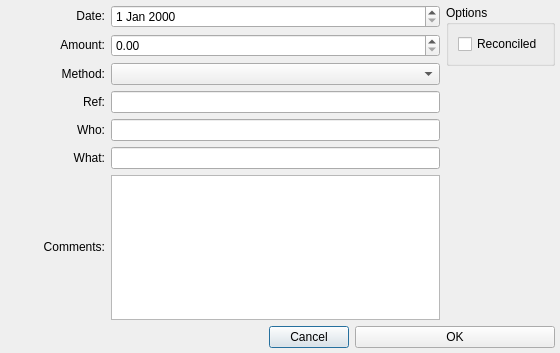
<?xml version="1.0" encoding="UTF-8"?>
<ui version="4.0">
 <class>FundsRecordEditDialog</class>
 <widget class="QDialog" name="FundsRecordEditDialog">
  <property name="geometry">
   <rect>
    <x>0</x>
    <y>0</y>
    <width>560</width>
    <height>353</height>
   </rect>
  </property>
  <property name="windowTitle">
   <string>Dialog</string>
  </property>
  <layout class="QVBoxLayout" name="verticalLayout">
   <property name="leftMargin">
    <number>5</number>
   </property>
   <property name="topMargin">
    <number>5</number>
   </property>
   <property name="rightMargin">
    <number>5</number>
   </property>
   <property name="bottomMargin">
    <number>5</number>
   </property>
   <item>
    <layout class="QHBoxLayout" name="horizontalLayout_11">
     <item>
      <layout class="QVBoxLayout" name="verticalLayout_4">
       <item>
        <layout class="QHBoxLayout" name="horizontalLayout_12">
         <item>
          <widget class="QLabel" name="label_8">
           <property name="sizePolicy">
            <sizepolicy hsizetype="Fixed" vsizetype="Fixed">
             <horstretch>0</horstretch>
             <verstretch>0</verstretch>
            </sizepolicy>
           </property>
           <property name="minimumSize">
            <size>
             <width>100</width>
             <height>0</height>
            </size>
           </property>
           <property name="maximumSize">
            <size>
             <width>100</width>
             <height>16777215</height>
            </size>
           </property>
           <property name="text">
            <string>Date:</string>
           </property>
           <property name="alignment">
            <set>Qt::AlignRight|Qt::AlignTrailing|Qt::AlignVCenter</set>
           </property>
          </widget>
         </item>
         <item>
          <widget class="QDateEdit" name="ctrlDate">
           <property name="sizePolicy">
            <sizepolicy hsizetype="Expanding" vsizetype="Fixed">
             <horstretch>0</horstretch>
             <verstretch>0</verstretch>
            </sizepolicy>
           </property>
          </widget>
         </item>
        </layout>
       </item>
       <item>
        <layout class="QHBoxLayout" name="horizontalLayout_14">
         <item>
          <widget class="QLabel" name="label_10">
           <property name="sizePolicy">
            <sizepolicy hsizetype="Fixed" vsizetype="Fixed">
             <horstretch>0</horstretch>
             <verstretch>0</verstretch>
            </sizepolicy>
           </property>
           <property name="minimumSize">
            <size>
             <width>100</width>
             <height>0</height>
            </size>
           </property>
           <property name="maximumSize">
            <size>
             <width>100</width>
             <height>16777215</height>
            </size>
           </property>
           <property name="text">
            <string>Amount:</string>
           </property>
           <property name="alignment">
            <set>Qt::AlignRight|Qt::AlignTrailing|Qt::AlignVCenter</set>
           </property>
          </widget>
         </item>
         <item>
          <widget class="QDoubleSpinBox" name="ctrlAmount">
           <property name="sizePolicy">
            <sizepolicy hsizetype="Expanding" vsizetype="Fixed">
             <horstretch>0</horstretch>
             <verstretch>0</verstretch>
            </sizepolicy>
           </property>
           <property name="maximum">
            <double>999999.989999999990687</double>
           </property>
          </widget>
         </item>
        </layout>
       </item>
       <item>
        <layout class="QHBoxLayout" name="horizontalLayout_15">
         <item>
          <widget class="QLabel" name="label_11">
           <property name="sizePolicy">
            <sizepolicy hsizetype="Fixed" vsizetype="Fixed">
             <horstretch>0</horstretch>
             <verstretch>0</verstretch>
            </sizepolicy>
           </property>
           <property name="minimumSize">
            <size>
             <width>100</width>
             <height>0</height>
            </size>
           </property>
           <property name="maximumSize">
            <size>
             <width>100</width>
             <height>16777215</height>
            </size>
           </property>
           <property name="text">
            <string>Method:</string>
           </property>
           <property name="alignment">
            <set>Qt::AlignRight|Qt::AlignTrailing|Qt::AlignVCenter</set>
           </property>
          </widget>
         </item>
         <item>
          <widget class="QComboBox" name="ctrlMethod">
           <property name="sizePolicy">
            <sizepolicy hsizetype="Expanding" vsizetype="Fixed">
             <horstretch>0</horstretch>
             <verstretch>0</verstretch>
            </sizepolicy>
           </property>
           <property name="focusPolicy">
            <enum>Qt::StrongFocus</enum>
           </property>
           <property name="editable">
            <bool>false</bool>
           </property>
           <property name="sizeAdjustPolicy">
            <enum>QComboBox::AdjustToContents</enum>
           </property>
          </widget>
         </item>
        </layout>
       </item>
       <item>
        <layout class="QHBoxLayout" name="horizontalLayout_16">
         <item>
          <widget class="QLabel" name="label_12">
           <property name="sizePolicy">
            <sizepolicy hsizetype="Fixed" vsizetype="Fixed">
             <horstretch>0</horstretch>
             <verstretch>0</verstretch>
            </sizepolicy>
           </property>
           <property name="minimumSize">
            <size>
             <width>100</width>
             <height>0</height>
            </size>
           </property>
           <property name="maximumSize">
            <size>
             <width>100</width>
             <height>16777215</height>
            </size>
           </property>
           <property name="text">
            <string>Ref:</string>
           </property>
           <property name="alignment">
            <set>Qt::AlignRight|Qt::AlignTrailing|Qt::AlignVCenter</set>
           </property>
          </widget>
         </item>
         <item>
          <widget class="QLineEdit" name="ctrlRef">
           <property name="sizePolicy">
            <sizepolicy hsizetype="Expanding" vsizetype="Fixed">
             <horstretch>0</horstretch>
             <verstretch>0</verstretch>
            </sizepolicy>
           </property>
          </widget>
         </item>
        </layout>
       </item>
       <item>
        <layout class="QHBoxLayout" name="horizontalLayout_17">
         <item>
          <widget class="QLabel" name="label_13">
           <property name="sizePolicy">
            <sizepolicy hsizetype="Fixed" vsizetype="Fixed">
             <horstretch>0</horstretch>
             <verstretch>0</verstretch>
            </sizepolicy>
           </property>
           <property name="minimumSize">
            <size>
             <width>100</width>
             <height>0</height>
            </size>
           </property>
           <property name="maximumSize">
            <size>
             <width>100</width>
             <height>16777215</height>
            </size>
           </property>
           <property name="text">
            <string>Who:</string>
           </property>
           <property name="alignment">
            <set>Qt::AlignRight|Qt::AlignTrailing|Qt::AlignVCenter</set>
           </property>
          </widget>
         </item>
         <item>
          <widget class="QLineEdit" name="ctrlWho">
           <property name="sizePolicy">
            <sizepolicy hsizetype="Expanding" vsizetype="Fixed">
             <horstretch>0</horstretch>
             <verstretch>0</verstretch>
            </sizepolicy>
           </property>
          </widget>
         </item>
        </layout>
       </item>
       <item>
        <layout class="QHBoxLayout" name="horizontalLayout_18">
         <item>
          <widget class="QLabel" name="label_14">
           <property name="sizePolicy">
            <sizepolicy hsizetype="Fixed" vsizetype="Fixed">
             <horstretch>0</horstretch>
             <verstretch>0</verstretch>
            </sizepolicy>
           </property>
           <property name="minimumSize">
            <size>
             <width>100</width>
             <height>0</height>
            </size>
           </property>
           <property name="maximumSize">
            <size>
             <width>100</width>
             <height>16777215</height>
            </size>
           </property>
           <property name="text">
            <string>What:</string>
           </property>
           <property name="alignment">
            <set>Qt::AlignRight|Qt::AlignTrailing|Qt::AlignVCenter</set>
           </property>
          </widget>
         </item>
         <item>
          <widget class="QLineEdit" name="ctrlWhat">
           <property name="sizePolicy">
            <sizepolicy hsizetype="Expanding" vsizetype="Fixed">
             <horstretch>0</horstretch>
             <verstretch>0</verstretch>
            </sizepolicy>
           </property>
          </widget>
         </item>
        </layout>
       </item>
       <item>
        <layout class="QHBoxLayout" name="horizontalLayout_13">
         <item>
          <widget class="QLabel" name="label_9">
           <property name="sizePolicy">
            <sizepolicy hsizetype="Fixed" vsizetype="Fixed">
             <horstretch>0</horstretch>
             <verstretch>0</verstretch>
            </sizepolicy>
           </property>
           <property name="minimumSize">
            <size>
             <width>100</width>
             <height>0</height>
            </size>
           </property>
           <property name="maximumSize">
            <size>
             <width>100</width>
             <height>16777215</height>
            </size>
           </property>
           <property name="text">
            <string>Comments:</string>
           </property>
           <property name="alignment">
            <set>Qt::AlignRight|Qt::AlignTrailing|Qt::AlignVCenter</set>
           </property>
          </widget>
         </item>
         <item>
          <widget class="QPlainTextEdit" name="txtComments">
           <property name="tabChangesFocus">
            <bool>true</bool>
           </property>
          </widget>
         </item>
        </layout>
       </item>
      </layout>
     </item>
     <item>
      <layout class="QVBoxLayout" name="verticalLayout_5">
       <item>
        <widget class="QGroupBox" name="groupBox">
         <property name="title">
          <string>Options</string>
         </property>
         <layout class="QVBoxLayout" name="verticalLayout_6">
          <item>
           <widget class="QCheckBox" name="optReconciled">
            <property name="sizePolicy">
             <sizepolicy hsizetype="Fixed" vsizetype="Fixed">
              <horstretch>0</horstretch>
              <verstretch>0</verstretch>
             </sizepolicy>
            </property>
            <property name="text">
             <string>Reconciled</string>
            </property>
           </widget>
          </item>
         </layout>
        </widget>
       </item>
       <item>
        <spacer name="verticalSpacer">
         <property name="orientation">
          <enum>Qt::Vertical</enum>
         </property>
         <property name="sizeHint" stdset="0">
          <size>
           <width>20</width>
           <height>40</height>
          </size>
         </property>
        </spacer>
       </item>
      </layout>
     </item>
    </layout>
   </item>
   <item>
    <layout class="QHBoxLayout" name="horizontalLayout_10">
     <item>
      <spacer name="horizontalSpacer">
       <property name="orientation">
        <enum>Qt::Horizontal</enum>
       </property>
       <property name="sizeHint" stdset="0">
        <size>
         <width>40</width>
         <height>20</height>
        </size>
       </property>
      </spacer>
     </item>
     <item>
      <widget class="QPushButton" name="btnCancel">
       <property name="text">
        <string>Cancel</string>
       </property>
      </widget>
     </item>
     <item>
      <widget class="QPushButton" name="btnOk">
       <property name="sizePolicy">
        <sizepolicy hsizetype="Preferred" vsizetype="Fixed">
         <horstretch>0</horstretch>
         <verstretch>0</verstretch>
        </sizepolicy>
       </property>
       <property name="minimumSize">
        <size>
         <width>200</width>
         <height>0</height>
        </size>
       </property>
       <property name="text">
        <string>OK</string>
       </property>
      </widget>
     </item>
    </layout>
   </item>
  </layout>
 </widget>
 <resources/>
 <connections/>
</ui>
